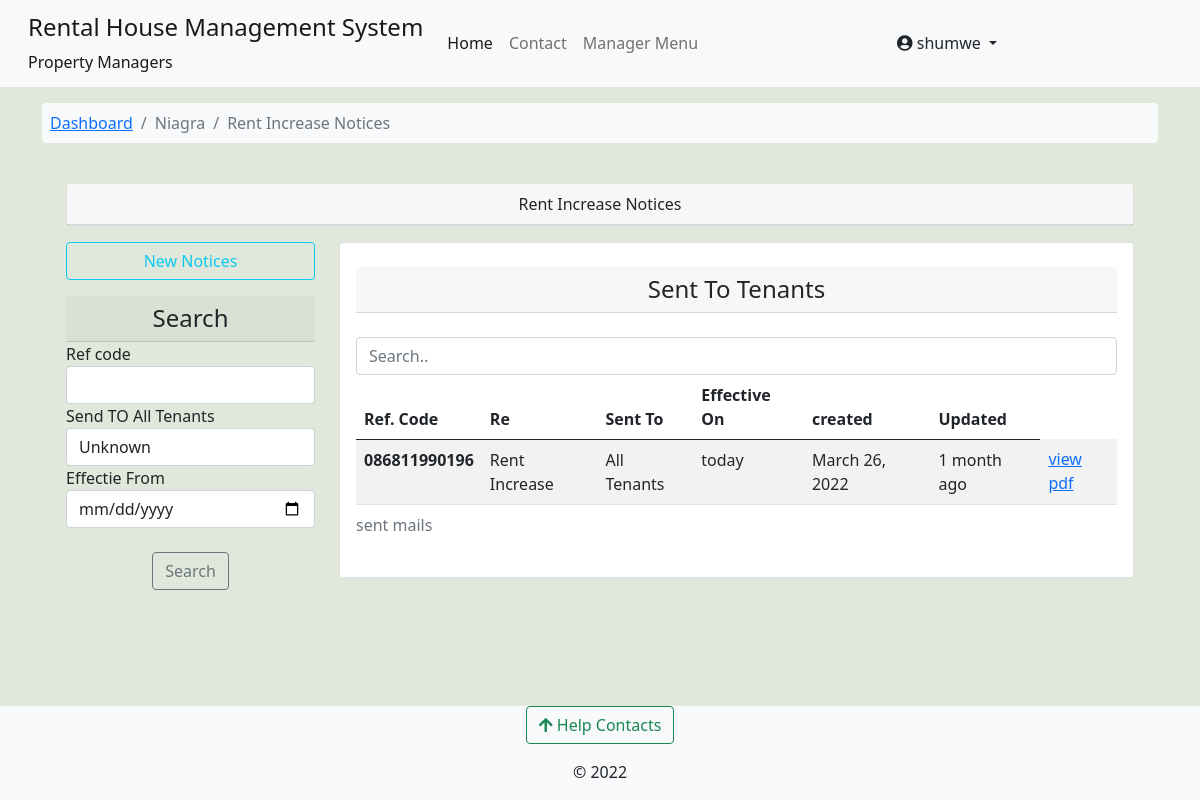
The app's page /rent-and-utility/rent_increase_notices/niagra-bumnsd-sd-djks/ (signed in) with its own data.
### accounts/models.py (models this page shows, shortened)
class User(AbstractUser):
    avatar = models.ImageField(upload_to=get_avatar_path, default='no-avatar.png')
    is_verified = models.BooleanField(default=False)
    is_tenant = models.BooleanField(default=False)
    is_manager = models.BooleanField(default=False)

### rental_property/models.py (models this page shows, shortened)
class Building(models.Model):
    STATUS_CHOICES = [
        ('op', 'Vacancies Available'),
        ('um', 'Under Maintanance'),
        ('fo', 'Fully Occupied'),
        ('dc', 'Decomisioned'),
    ]
    estate = models.ForeignKey(Estate, on_delete=models.CASCADE, null=True, blank=True)
    name = models.CharField(max_length=100)
    slug = models.SlugField(max_length=100, unique=True)
    registered_owner = models.CharField(max_length=50)
    manager = models.ForeignKey(Managers, on_delete=models.CASCADE, related_name='building_manager')
    added_by = models.ForeignKey(User, on_delete=models.DO_NOTHING)
    address_line = models.CharField(max_length=50)
    cover_image = models.ImageField(upload_to='building-cover', null=True, blank=True)
    county = models.ForeignKey(Counties, on_delete=models.CASCADE)
    country = models.CharField(max_length=50, default='Kenya')
    building_status = models.CharField(max_length=5, choices=STATUS_CHOICES)
    added = models.DateTimeField(default=datetime.now)
    updated = models.DateTimeField(auto_now=True)

### utilities/models.py (models this page shows, shortened)
class RentIncrementNotice(models.Model):
    ref_code = models.CharField(
        max_length=20, unique=True, null=True, blank=True)
    building = models.ForeignKey(Building, on_delete=models.CASCADE)
    to_tenants = models.ManyToManyField(Tenants, blank=True)
    notify_all = models.BooleanField(
        default=True, verbose_name='Send TO All Tenants')
    re = models.CharField(
        max_length=155, default='Rent Increase', verbose_name="RE: ")
    takes_effect_on = models.DateField()
    notice_detail = models.TextField()
    created = models.DateTimeField(auto_now_add=True)
    updated = models.DateTimeField(auto_now=True)
    class meta:
        verbose_name = 'Rent Increment Notice'
        verbose_name_plural = verbose_name

### utilities/views.py (the view)
# urls.py: path('rent_increase_notices/<building_slug>/', views.rent_increase_notices, name='rent_increase_notices'),
def rent_increase_notices(request,building_slug):
    building = Building.objects.get(slug=building_slug)
    notices = RentIncrementNotice.objects.filter(building=building).order_by('-created')
    notices_filter = RentIncrementNoticeFilter(request.GET, queryset=notices)
    return render(request, 'utilities_and_rent/rent_inrement_notices.html',
                  {'building': building,'notices':notices_filter,})

### complaints/context_processors.py (called while the page is built)
def get_contacts(request):
    user = request.user
    if user.is_authenticated:
        if user.is_tenant:
            tenant = Tenants.objects.get(associated_account=user)
            building = Building.objects.get(id=tenant.rented_unit.building_id)
            contacts = HelpContacts.objects.filter(associated_building=building)
            return dict(contacts=contacts)
        elif user.is_manager:
            contacts = HelpContacts.objects.all()
            return dict(contacts=contacts)
        else:
            contacts = HelpContacts.objects.filter(make_publicly_available=True)
            return dict(contacts=contacts)
    else:
        contacts = HelpContacts.objects.filter(make_publicly_available=True)
        return dict(contacts=contacts)

### rental_property/context_processors.py (called while the page is built)
def my_managed_buildings(request):
    user_instance = request.user
    if user_instance.is_authenticated:
        manager_instance = Managers.objects.filter(associated_account=user_instance)[:1]
        managed_buildings = Building.objects.filter(manager=manager_instance)
        return dict(managed_buildings=managed_buildings)
    else:
        return {'False': False,}

### utilities/templates/utilities_and_rent/rent_inrement_notices.html (shortened to what this page needs)
{% extends 'base.html' %}
{% load crispy_forms_tags %}
{% load humanize %}
{% block content %}
<nav class="container mt-3">
  <ol class="breadcrumb bg-light p-2 rounded-2">
      <li class="breadcrumb-item "><a href="{% url 'building-dashboard' building.slug %}">Dashboard</a></li>
      <li class="breadcrumb-item active"> {{building.name}} </li>
      <li class="breadcrumb-item active"> Rent Increase Notices </li>
  </ol>
</nav>
<div class="container">
<section class="row justify-content-center p-4">
    <div class="container">
      <div class="container card p-0 mb-3">
        <div class="card-header text-center w-100">
            Rent Increase Notices
        </div>
      </div>
      <div class="row">
        <div class="col-sm-3">
            <div class="mb-3 list-group">
                <a href="{% url 'add_rentincrement_notice' building.slug %}" type="button" class="btn btn-outline-info"> New Notices </a>
            </div>
            <h4 class="card-header text-center"> Search </h4>
          <form method='get'>
              {{notices.form|crispy }}
              <br>
                  <div class="form-group text-center">
                      <button class="btn btn-outline-secondary" type="submit">Search</button>
                  </div>
          </form>
        </div>
        <div class="col-sm-9">
          <div class="row">
            <div class="col-sm-12">
              <div class="card card-body">
                <h4 class="text-center card-header mt-2"> Sent To Tenants </h4>
                <input class="form-control" id="myInput" type="text" placeholder="Search..">
                <div class="table-responsive">
                <table class="table table-striped table-hover">
                  <caption> sent mails </caption>
                    <thead>
                      <tr>
                        <th scope="col">Ref. Code</th>
                        <th scope="col">Re</th>
                        <th scope="col">Sent To</th>
                        <th scope="col"> Effective On </th>
                        <th scope="col"> created </th>
                        <th scope="col">Updated</th>
                      </tr>
                    </thead>
                    <tbody id='ourTable'>
                        {% for n in notices.qs %}
                      <tr>
                        <th scope="row"> {{n.ref_code}} </th>
                        <td>{{ n.re }}</td>
                        {% if n.notify_all %}
                        <td>All Tenants</td>
                        {% else %}
                        <td>
                          {{n.receivers|slice:":25"}}
                        </td>
                        {% endif %}
                        <td> {{n.takes_effect_on|naturalday}} </td>
                        <td>{{ n.created|naturalday }}</td>
                        <td>{{ n.updated|naturaltime }}</td>
                        <td><a href=" {% url 'view_rent_increase_notice_pdf' building.slug n.ref_code %} ">
                            view pdf</a> </td>
                      </tr>
                      {% endfor %}
                    </tbody>
                </table>
                </div>
              </div>
            </div>
          </div>
        </div>
      </div>
    </div>
  </div>
{% endblock %}

### templates/base.html (shortened to what this page needs)
{% load static %}
{% load i18n %}
<!doctype html>
<html lang="en">
  <head>
    <link href="https://cdn.jsdelivr.net/npm/bootstrap@5.0.2/dist/css/bootstrap.min.css" rel="stylesheet">
    <link type="text/css" href="{% static 'css/main.css' %}" rel="stylesheet">
    <link rel="stylesheet" href="https://cdnjs.cloudflare.com/ajax/libs/font-awesome/4.7.0/css/font-awesome.min.css">
    <link rel="stylesheet" href="https://pro.fontawesome.com/releases/v5.11.2/css/all.css">
  </head>
  <body class="d-flex flex-column min-vh-100" style="background-color: #dfe8da;">
    <nav class="navbar navbar-expand-lg navbar-light bg-light" aria-label="main-nav">
        <div class="container-fluid">
          <a class="navbar-brand align" href="#">
                <div class="d-flex">
                    <div class="ms-3 d-flex flex-column">
                        <div class="h4">Rental House Management System </div>
                        <div class="fs-6">Property Managers</div>
                    </div>
                </div>
            </a>
            <div class="collapse navbar-collapse" id="mynav">
                <ul class="navbar-nav mb-lg-0">
                    <li class="nav-item"> <a class="nav-link active" aria-current="page" href="{% url 'operational-buildings' %}">Home</a> </li>
                    <li class="nav-item"> <a class="nav-link" aria-current="page" href="{% url 'core:contact' %}">Contact</a> </li>
                    {% if user.is_manager %}
                    <li class="nav-item"> <a class="nav-link" data-bs-toggle="offcanvas" href="#hrmsCanvas" role="button" aria-controls="hrmsCanvas">Manager Menu</a> </li>
                    {% endif %}
                </ul>
                </div>
                {% if request.user.is_authenticated %}
                <div class="collapse navbar-collapse" id="mynav">
                  <div class="dropdown">
                    <a href="#" class="btn dropdown-toggle" type="button" id="dropdownMenuButton" data-bs-toggle="dropdown" aria-haspopup="true" aria-expanded="false">
                      <em class="fas fa-user-circle"></em> {{ request.user.username }}
                    </a>
                  </div>
                </div>
                {% endif %}
            </div>
    </nav>
    {% block content %}	{% endblock content%}
    <footer class="mt-auto bg-light">
      <div class="mb-3 text-center">
      <button class="btn btn-outline-success" type="button" data-bs-toggle="offcanvas" data-bs-target="#contactsOffcanvas" aria-controls="contactsOffcanvas"><em class="fas fa-arrow-upfas fa-arrow-up"></em> Help Contacts</button>
      </div>
      <div>
        <p class="text-center ">&copy; 2022</p>
  </footer>
  </body>
</html>

### staticfiles/css/main.css (style rules this page uses)
:root { --header-height: 3rem; --nav-width: 68px; --first-color-light: #AFA5D9; --white-color: #F7F6FB; --body-font: 'Nunito', sans-serif; --normal-font-size: 1rem; --z-fixed: 100 }

### records on screen
User: user.username "shumwe"
Building: name "Niagra"
RentIncrementNotice: ref_code "086811990196", re "Rent Increase", notify_all "All Tenants", takes_effect_on "today", created "March 26, 2022", updated "1 month ago"
